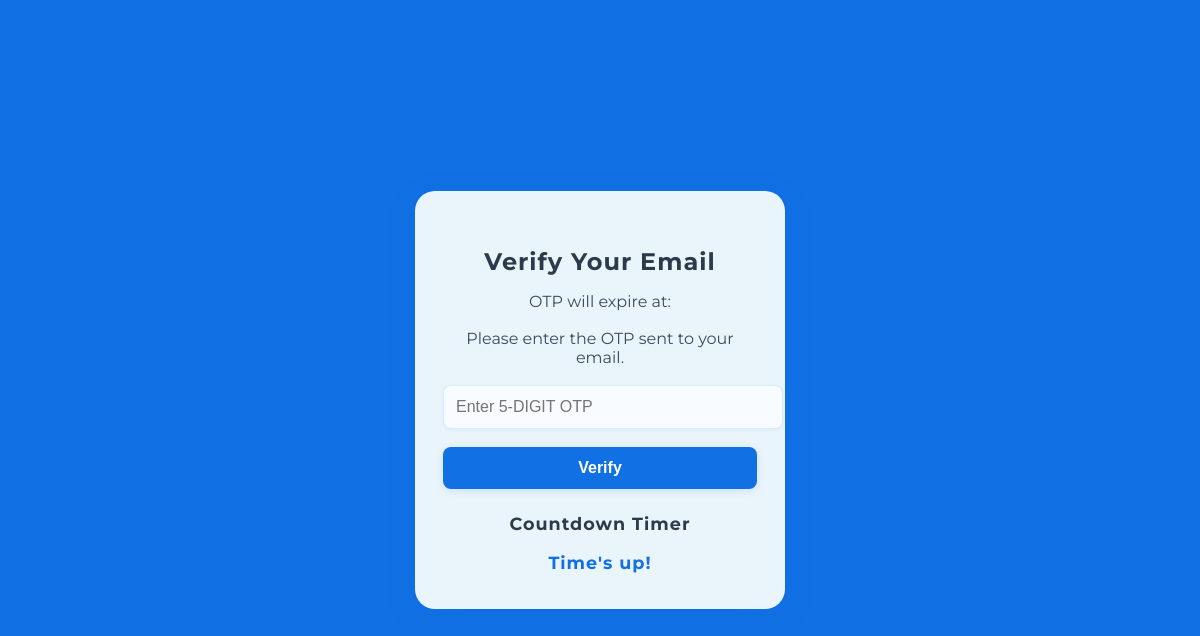
The app's page /Web/php/login_signup/verify.php?token=1669ae80e944336d876b091c3ccea2f2, older data.
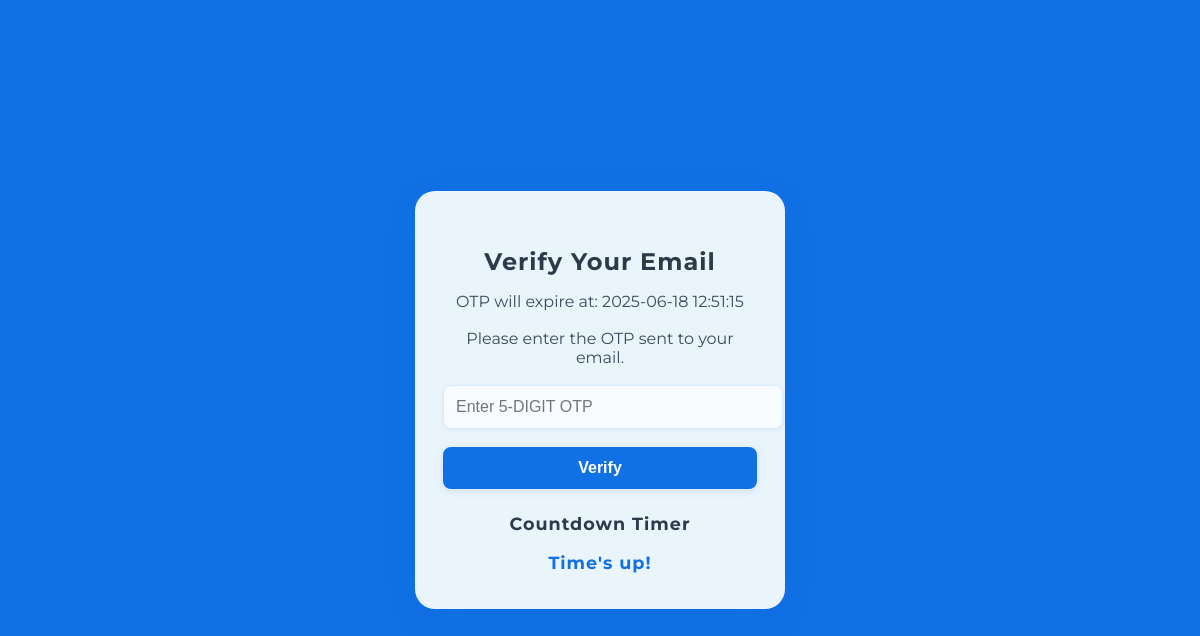
The same page, newer data.
### tables this page shows
CREATE TABLE `users_verify` (
  `user_id` int(11) NOT NULL,
  `verify_token` varchar(255) DEFAULT NULL,
  `is_verified` tinyint(1) NOT NULL DEFAULT 0,
  `otp` varchar(5) DEFAULT NULL,
  `otp_expiry` timestamp NOT NULL DEFAULT current_timestamp()
);

### Web/php/login_signup/verify.php (the view, shortened to what this page needs)
<?php
    require_once __DIR__ . '/../connection.php';
$token = '';
$expiry_time = '';
if (isset($_GET['token'])) {
    $token = $_GET['token'];
} elseif (isset($_POST['token'])) {
    $token = $_POST['token'];
}
if (!empty($token)) {
    $stmt = $connect->prepare(" SELECT otp_expiry FROM users_verify WHERE verify_token = ? " );
    $stmt->bind_param("s", $token);
    $stmt->execute();
    $result = $stmt->get_result();
    if ($result->num_rows > 0) {
        $row = $result->fetch_assoc();
        $expiry_time = $row['otp_expiry'];
    }
}
?>
<!DOCTYPE html>
<html lang="en">
<head>
</head>
<body>
    <form action="/verify" method="post">
        <div class="card">
            <h2>Verify Your Email</h2>
            <p><?php echo "OTP will expire at: $expiry_time"; ?></p>
            <p>Please enter the OTP sent to your email.</p>
            <input type="text" name="otp" placeholder="Enter 5-DIGIT OTP" required>
            <input type="submit" name="verify" value="Verify">
            <h2 style="font-size:1.1rem; margin-top:24px;">Countdown Timer</h2>
            <p id="timer">Loading...</p>
        </div>
    </form>
</body>
</html>

Row changes from the older to the newer data that the page shows:
added users_verify: otp_expiry "2025-06-18 12:51:15"
